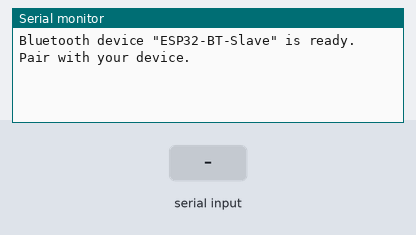
Simulated run of this sketch. Board: ESP32. On the bench: the last lines printed to the serial monitor. The inputs (shaded band) are chosen by the test bench. Nothing arrives over Bluetooth unless stated.

Above: at 1.2 s.
1.3 s: "1\n" received over Serial
At 1.7 s:
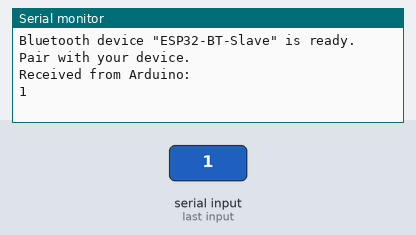
2.8 s: "1\n" received over the second serial link
At 4.0 s:
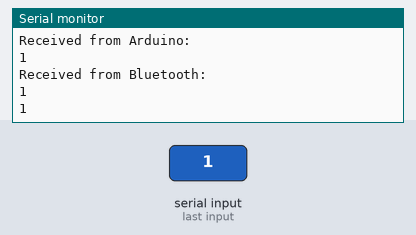
4.3 s: "0\n" received over Serial
At 5.4 s:
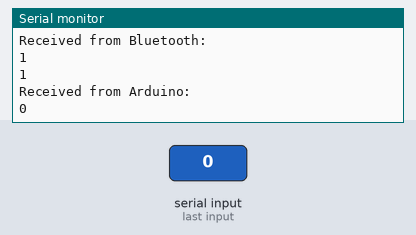
5.8 s: "2\n" received over the second serial link
At 6.6 s:
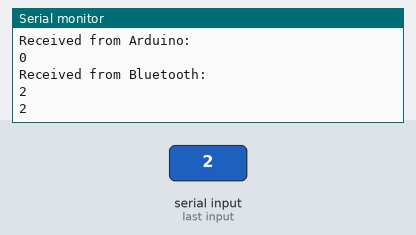
Timing chart, 0 to 8.3 s (numbered marks = the images above; inputs shaded):
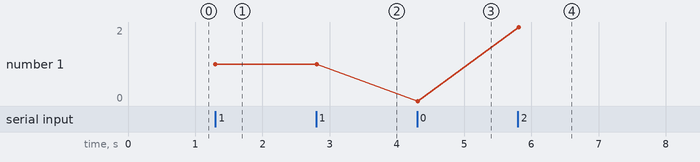

Measured:
- after the input at 1.3 s, the serial monitor: prints a new line at once (image 1)
- after the input at 2.8 s, the serial monitor: prints a new line at once (image 2)
- after the input at 4.3 s, the serial monitor: prints a new line at once (image 3)
- after the input at 5.8 s, the serial monitor: prints a new line at once (image 4)
- plotted number 1: 1 → 0 after the input at 4.3 s, 0 → 2 after the input at 5.8 s

The sketch:

try1a.ino
```cpp
#include "BluetoothSerial.h"

// Bluetooth setup
BluetoothSerial SerialBT;
String device_name = "ESP32-BT-Slave";

#if !defined(CONFIG_BT_ENABLED) || !defined(CONFIG_BLUEDROID_ENABLED)
#error Bluetooth is not enabled! Please run `make menuconfig` to enable it.
#endif

void setup() {
  Serial.begin(9600); // UART communication with Arduino
  SerialBT.begin(device_name); // Initialize Bluetooth
  Serial.printf("Bluetooth device \"%s\" is ready. Pair with your device.\n", device_name.c_str());
}

void loop() {
  // Receive data from Arduino and forward to Bluetooth
  if (Serial.available()) {
    String receivedData = Serial.readStringUntil('\n');
    if (!receivedData.isEmpty()) {
      Serial.println("Received from Arduino:");
      Serial.println(receivedData);
      SerialBT.println(receivedData); // Forward to Bluetooth
    }
  }

  // Optional: Receive data from Bluetooth and forward to Arduino
  if (SerialBT.available()) {
    String btData = SerialBT.readStringUntil('\n');
    if (!btData.isEmpty()) {
      Serial.println("Received from Bluetooth:");
      Serial.println(btData);
      Serial.println(btData); // Forward to Arduino
    }
  }

  delay(10); // Small delay for stability
}
```
